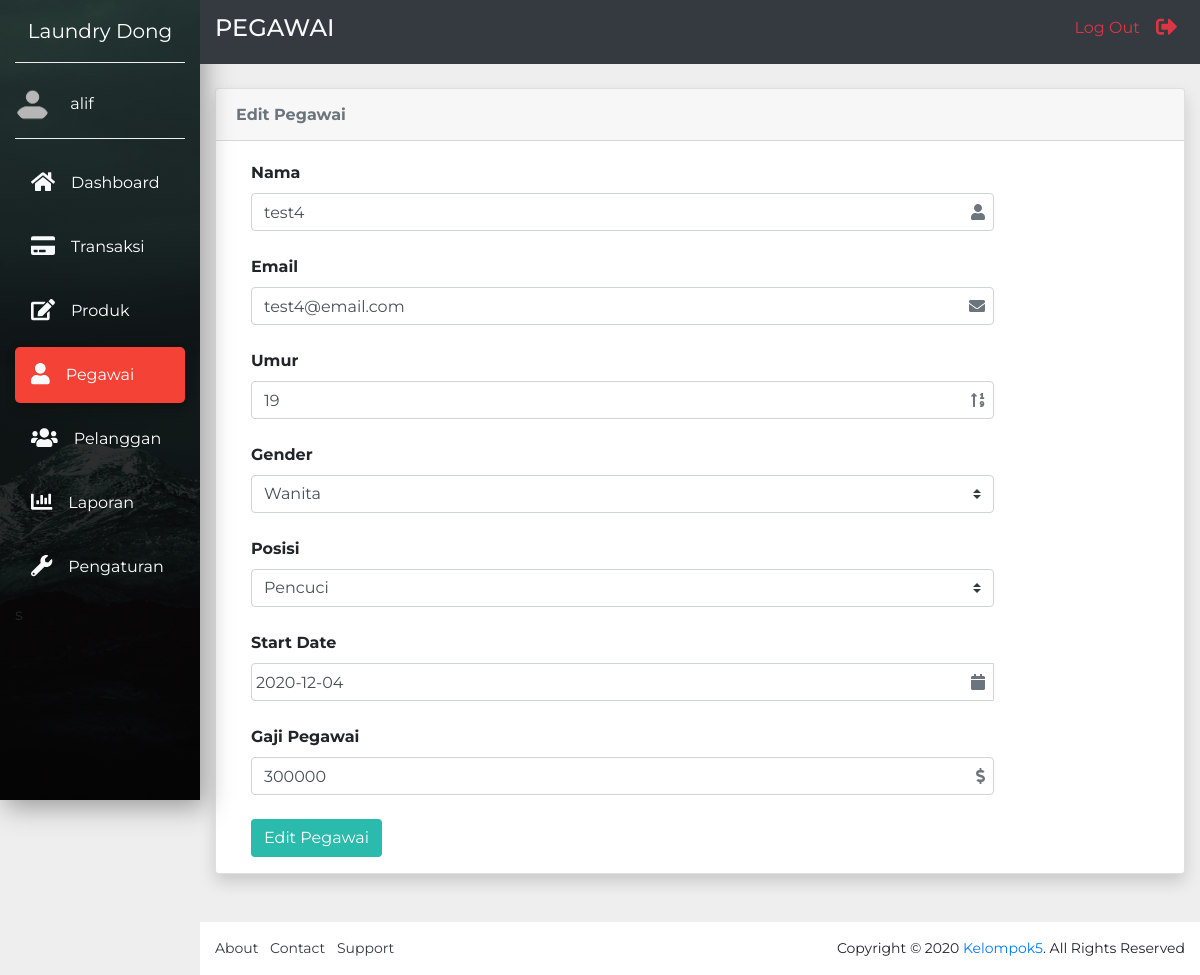
Screenshot of /pegawai.php?source=edit_pegawai&edit_pegawai_id=8&nama_dulu=test4&email_dulu=test4@email.com&posisi_dulu=7 (signed in) with the database file from the repository.
### tables this page shows
CREATE TABLE `employees` (
  `id` int(3) NOT NULL,
  `nama` varchar(255) NOT NULL,
  `posisi` varchar(255) NOT NULL,
  `email` varchar(255) NOT NULL,
  `umur` int(2) NOT NULL,
  `gender` varchar(255) NOT NULL,
  `start_date` date NOT NULL,
  `gaji` decimal(10,0) NOT NULL,
  `username` varchar(255) NOT NULL,
  `password` varchar(255) NOT NULL,
  `nama_laundry` varchar(255) NOT NULL
);

### edit_pegawai.php (the view, shortened to what this page needs)
<?php
  $employee_name = "";
  $employee_email = "";
  $employee_age = "";
  $employee_gender = "";
  $employee_start_date = "";
  $employee_salary = "";
  getEditEmployeeValue();
?>
<div class="container-fluid">
  <div class="row">
    <div class="col-xl-10 col-lg-9 col-md-8 ml-auto">
      <div class="row pt-md-5 mt-md-4 mb-5">
        <div class="col-sm-12 mb-0">
          <div class="card shadow">
            <div class="card-header py-3">
              <h6 class="m-0 font-weight-bold text-muted">Edit Pegawai</h6>
            </div>
            <div class="card-body pb-0">
              <form action="" method="post">
                <div class="form-group mb-4">
                  <label class="control-label col-sm-5 font-weight-bold" for="nama">Nama</label>
                  <div class="col-sm-10 position-relative">
                    <input type="text" class="form-control" id="nama" name="nama" placeholder="Masukan nama" value="<?php echo $employee_name; ?>" required>
                    <i class="fas fa-user position-absolute text-muted icon-in-field" tabindex=0></i>
                  </div>
                </div>
                <div class="form-group mb-4">
                  <label class="control-label col-sm-5 font-weight-bold" for="email">Email</label>
                  <div class="col-sm-10 position-relative">
                    <input type="email" class="form-control" id="email" name="email" placeholder="Masukan email" value="<?php echo $employee_email; ?>" required>
                    <i class="fas fa-envelope position-absolute text-muted icon-in-field" tabindex=0></i>
                  </div>
                </div>
                <div class="form-group mb-4">
                  <label class="control-label col-sm-5 font-weight-bold" for="umur">Umur</label>
                  <div class="col-sm-10 position-relative">
                    <input type="number" class="form-control" id="umur" name="umur" placeholder="Masukan umur" value="<?php echo $employee_age; ?>" required>
                    <i class="fas fa-sort-numeric-up position-absolute text-muted icon-in-field" tabindex=0></i>
                  </div>
                </div>
                <div class="form-group mb-4">
                  <label class="control-label col-sm-5 font-weight-bold">Gender</label>
                  <div class="col-sm-10">
                    <select class="browser-default custom-select" name="gender" required>
                      <?php
                        if($employee_gender == "pria") {
                          echo "<option selected value='pria'>Pria</option>
                                <option value='wanita'>Wanita</option>";
                        } else {
                          echo "<option value='pria'>Pria</option>
                                <option selected value='wanita'>Wanita</option>";
                        }
                      ?>
                    </select>
                  </div>
                </div>
                <div class="form-group mb-4">
                  <label class="control-label col-sm-5 font-weight-bold">Posisi</label>
                  <div class="col-sm-10">
                    <select class="browser-default custom-select" name="posisi" required>
                    </select>
                  </div>
                </div>
                <div class="form-group mb-4">
                  <label class="control-label col-sm-5 font-weight-bold">Start Date</label>
                  <div class="input-group col-sm-10 position-relative date">
                    <input placeholder="Pilih tanggal" type="text" class="form-control datepicker" name="start-date" value="<?php echo $employee_start_date; ?>" required>
                    <i class="fas fa-calendar position-absolute text-muted icon-in-field" tabindex=0></i>
                  </div>
                </div>
                <div class="form-group mb-4">
                  <label class="control-label col-sm-5 font-weight-bold" for="gaji">Gaji Pegawai</label>
                  <div class="col-sm-10 position-relative">
                    <input type="number" class="form-control" id="gaji" name="gaji" placeholder="Masukan gaji" value="<?php echo $employee_salary; ?>" required>
                    <i class="fas fa-dollar-sign position-absolute text-muted icon-in-field" tabindex=0></i>
                  </div>
                </div>
                <div class="form-group">
                  <div class="col-sm-offset-2 col-sm-10">
                    <button type="submit" class="btn btn-default form-button" name="edit-pegawai">Edit Pegawai</button>
                  </div>
                </div>
              </form>
            </div>
          </div>
        </div>
      </div>
    </div>
  </div>
</div>

### css/style.css (style rules this page uses)
body { font-family: 'Montserrat', sans-serif; background-color: #eee; }
.icon-in-field { top: 11px; right: 1.5rem; }
.form-button { background-color: #2bbbad; color: white; }
input[type=number] { -moz-appearance: textfield; }

### rows the page displays
employees: nama "test4", email "test4@email.com", umur "19", gender "Wanita", start-date "2020-12-04", gaji "300000"

### other values shown
$laundry_name "Laundry Dong"
$display_name "alif"
form field posisi "Pencuci"
